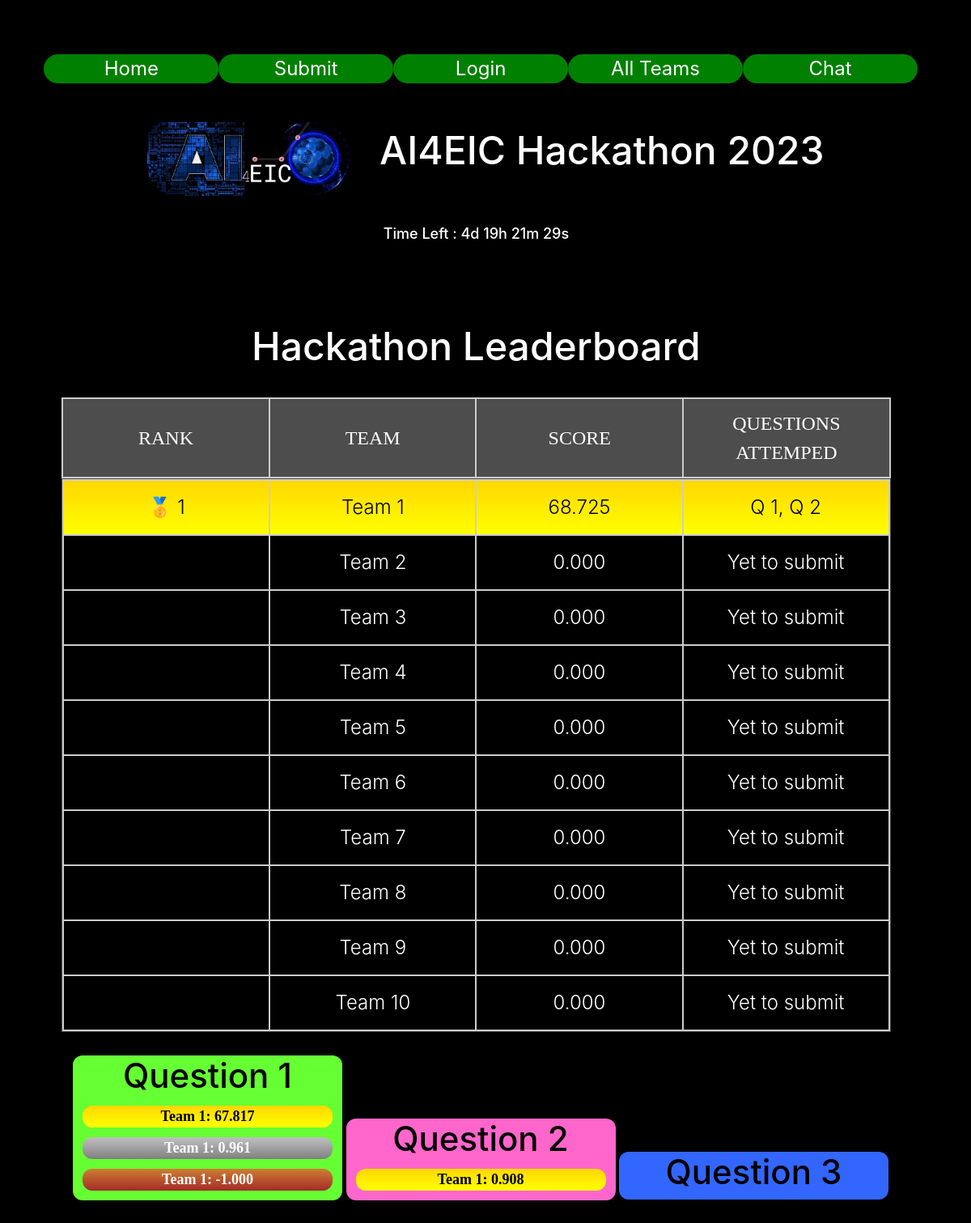
The page /leaderboard on the database as committed earlier.
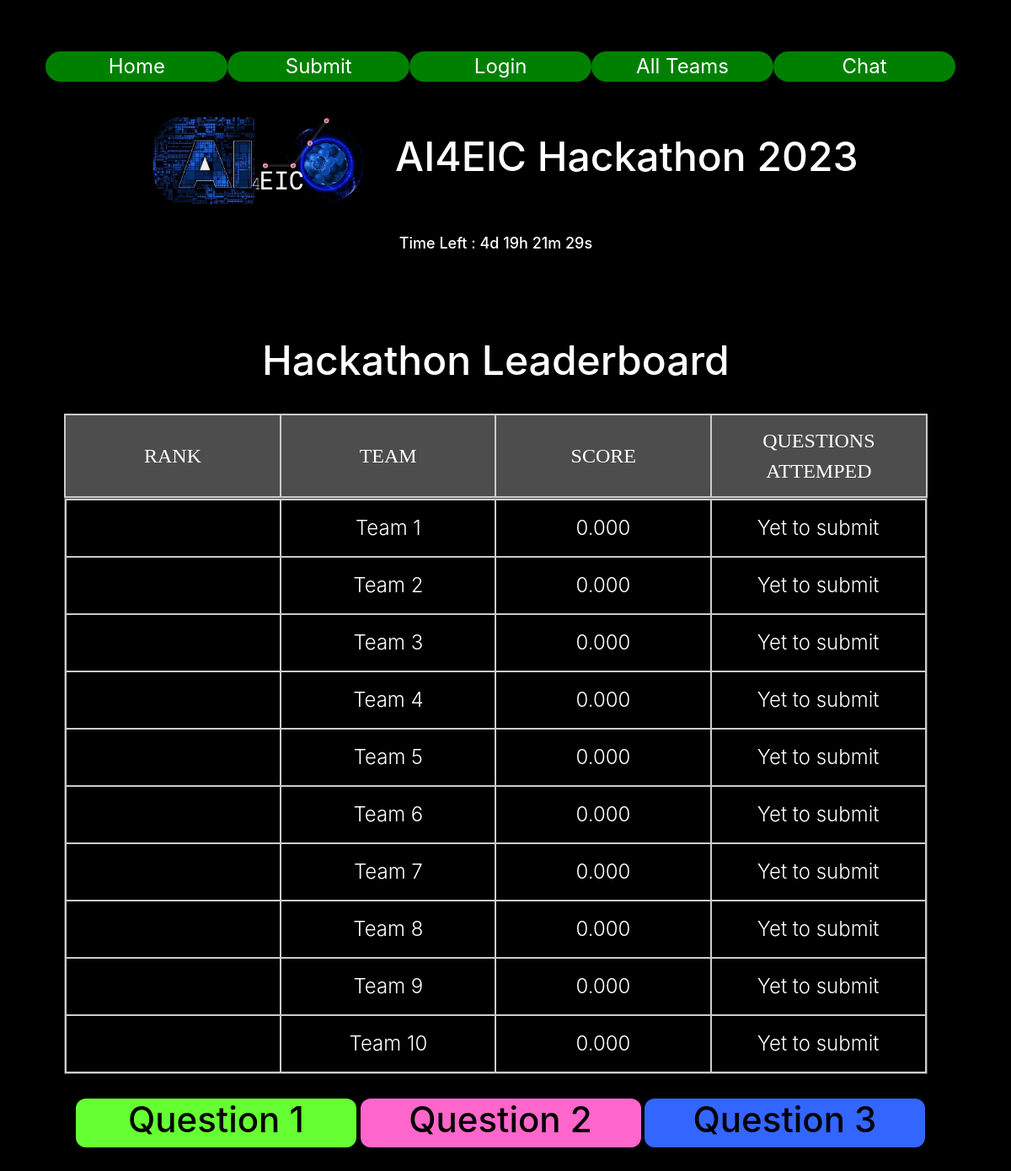
The same page on the database as committed later.
### flask_leaderboard/models.py (models this page shows, shortened)
class Team(db.Model, UserMixin):
    __tablename__ = 'team'
    id = db.Column(db.Integer, primary_key = True)
    name = db.Column(db.String(30),
                     nullable = False,
                     unique = True
                     )
    users = db.relationship('User',
                            backref = 'TEAM_NAME',
                            lazy = True
                            )
    questions = db.relationship('Question',
                                backref = 'Q_TEAM_NAME',
                                lazy = True
                                )
    password = db.Column(db.String(60),
                         unique = False,
                         nullable = False
                         )
    q1_bestscore = db.Column(db.Float, nullable = True, default = 0.0)
    q2_bestscore = db.Column(db.Float, nullable = True, default = 0.0)
    q3_bestscore = db.Column(db.Float, nullable = True, default = 0.0)
    overallscore = db.Column(db.Float, nullable = True, default = 0.0)

class Question(db.Model):
    __tablename__ = 'question'
    id = db.Column(db.Integer, primary_key = True)
    teamname = db.Column(db.String(30),
                         db.ForeignKey('team.name'),
                         nullable = False
                         )
    username = db.Column(db.String(60),
                         db.ForeignKey('user.username'),
                         nullable = False
                         )
    qnumber = db.Column(db.Integer, nullable = False)
    qscore = db.Column(db.Float, unique = False, nullable = False)
    filename = db.Column(db.String(200), nullable = False)
    submit_time = db.Column(db.DateTime,
                            nullable = False,
                            default = datetime.utcnow
                            )
    remarks = db.Column(db.String(300), nullable = False, default = "")

### flask_leaderboard/routes.py (the view)
@app.route("/")
@app.route("/leaderboard")
def leaderboard():
    TeamInfo = Team.query.order_by(Team.overallscore.desc()).all()
    ques_info = dict()
    for T in TeamInfo:
        unique_ques = set([f"Q {q.qnumber}" for q in T.questions])
        if len(unique_ques) == 0:
            ques_info[T.name] = "Yet to submit"
        else:
            ques_info[T.name] = ", ".join(unique_ques)
    ques_dict = dict()
    for qnum in range(1, 4):
        ques_dict[qnum] = Question.query.filter(Question.qnumber == qnum).order_by(Question.qscore.desc()).all()[:3]
    return render_template('leaderboard.html', teaminfo = TeamInfo, ques_info = ques_info, ques_dict = ques_dict, sess_id = session.get("uuid"))

### flask_leaderboard/routes.py (called while the page is built)
@app.before_request
def make_session_permanent():
    session.permanent = False

### flask_leaderboard/templates/leaderboard.html (shortened to what this page needs)
{% extends "layout0.html" %}
{% block content %}
<div class = "container">
<h1 class="glow"> Hackathon Leaderboard</h1>
</div>
<div class="container">
<div class="tbl-header">
  <table cellpadding="0" cellspacing="0" border="0">
    <thead>
      <tr>
        <th>Rank </th>
        <th> Team </th>
        <th> Score </th>
        <th> Questions Attemped </th>
      </tr>
    </thead>
  </table>
</div>
<div class="tbl-content">
  <table cellpadding="0" cellspacing="0" border="0">
    <tbody>
      {% for team in teaminfo %}
      <tr>
      {% if loop.index == 1 and team.overallscore > 0 %}
      <td class = "rank{{loop.index}}">🥇 {{loop.index}}</td>
      <td class = "rank{{loop.index}}">{{team.name}}</td>
      <td class = "rank{{loop.index}}">{{"%.3f"|format(team.overallscore)}}</td>
      <td class = "rank{{loop.index}}">{{ques_info[team.name]}}</td>
      {% elif loop.index == 2 and team.overallscore > 0 %}
      <td class = "rank{{loop.index}}">🥈 {{loop.index}}</td>
      <td class = "rank{{loop.index}}">{{team.name}}</td>
      <td class = "rank{{loop.index}}">{{"%.3f"|format(team.overallscore)}}</td>
      <td class = "rank{{loop.index}}">{{ques_info[team.name]}}</td>
      {% elif loop.index == 3 and team.overallscore > 0 %}
      <td class = "rank{{loop.index}}">🥉 {{loop.index}}</td>
      <td class = "rank{{loop.index}}">{{team.name}}</td>
      <td class = "rank{{loop.index}}">{{"%.3f"|format(team.overallscore)}}</td>
      <td class = "rank{{loop.index}}">{{ques_info[team.name]}}</td>
      {% elif team.overallscore == 0.0 %}
      <td> </td>
      <td>{{team.name}}</td>
      <td>{{"%.3f"|format(team.overallscore)}}</td>
      <td>{{ques_info[team.name]}}</td>
      {% else %}
      <td>{{loop.index}}</td>
      <td>{{team.name}}</td>
      <td>{{"%.3f"|format(team.overallscore)}}</td>
      <td>{{ques_info[team.name]}}</td>
      {% endif %}
      </tr>
      {% endfor %}
    </tbody>
  </table>
</div>
</div>
<br>
<div class = "qboxrow">
  <div class = "q1box">
    <h4 class = "qheader">Question 1</h4>
    {% for ques in ques_dict[1] %}
      <p class = "qbanner rank{{loop.index}}">
        {{ ques.teamname }}: {{ "%.3f"|format(ques.qscore)}}
      </p>
    {% endfor %}
  </div>
  <div class = "q2box">
    <h4 class = "qheader">Question 2</h4>
    {% for ques in ques_dict[2] %}
      <p class = "qbanner rank{{loop.index}}">
        {{ ques.teamname }}: {{ "%.3f"|format(ques.qscore)}}
      </p>
    {% endfor %}
  </div>
  <div class = "q3box">
    <h4 class = "qheader">Question 3</h4>
  </div>
</div>
<br>
{% endblock content %}

### flask_leaderboard/templates/layout0.html (shortened to what this page needs)
<!DOCTYPE html>
<html>
<head>
    <link rel="stylesheet" href="https://maxcdn.bootstrapcdn.com/bootstrap/4.0.0/css/bootstrap.min.css">
    <link rel="stylesheet" href="https://cdnjs.cloudflare.com/ajax/libs/font-awesome/4.7.0/css/font-awesome.min.css">
    <link rel="stylesheet" type="text/css" href="{{ url_for('static', filename='main.css') }}">
    <link rel="stylesheet" type="text/css" href="{{ url_for('static', filename='james.css') }}">
    <link rel="stylesheet" href="https://cdn.jsdelivr.net/simplemde/latest/simplemde.min.css">
</head>
<body>
    <header class="container">
      <nav class="navbar navbar-expand-md fixed-top bg-steel">
        <div class="container" >
              {% if current_user.is_authenticated %}
              <a class="new-navstyle" href="{{ url_for('leaderboard') }}">Home</a>
              <a class="new-navstyle" href="{{ url_for('submit') }}">Submit</a>
              <a class="new-navstyle" href="{{ url_for('logout') }}" onclick="return confirm('Are you sure you want to sign out?')">Logout</a>
              <a class="new-navstyle" href="{{ url_for('allteams') }}">All Teams</a>
              <a class="new-navstyle" href="{{ url_for('current_teamstat') }}">Team Stats</a>
              <a class="new-navstyle" href="{{ url_for('chat', session_id = sess_uuid) }}">Chat</a>
              {% else %}
              <a class="new-navstyle" href="{{ url_for('leaderboard') }}">Home</a>
              <a class="new-navstyle" href="{{ url_for('submit') }}">Submit</a>
              <a class="new-navstyle" href="{{ url_for('login') }}">Login</a>
              <a class="new-navstyle" href="{{ url_for('allteams') }}">All Teams</a>
              <a class="new-navstyle" href="{{ url_for('chat', session_id = sess_uuid) }}">Chat</a>
              {% endif %}
        </div>
      </nav>
      <div class = "container">
            <h1 class="glow" href="eic.ai"> <a href="https://eic.ai">
              <img class="logo-img" src="{{url_for('static', filename='images/ai4eic-logo.png')}}">
            </a>  AI4EIC Hackathon 2023</h1>
            <h2 class="whitecolorh2" id = 'demo'></h2>
      </div>
    </header>
  <br>
    <main role="main" class="container">
          {% block content %}{% endblock %}
    </main>
</body>
</html>

### flask_leaderboard/static/main.css (style rules this page uses)
body { background: black; color: #333333; margin-top: 5rem; width: 100%; }
h1, h2, h3, h4, h5, h6 { color: #444444; text-align: center; }
.bg-steel { background-color: black; height: 10%; width: 100%; }
.container { margin-left: 2%; margin-right: 2%; margin-top: 2%; margin-bottom: 5px; align-content: stretch; overflow: scroll; max-width: 95%; }
.navbar { width: 100%; max-width: 100%; align-items: center; }
.new-navstyle { background: #73AD21; margin-top: 1vw; margin-bottom: 1vw; color: white; background: green; border-radius: 2vw; font-size: 2vw; font-style: normal; text-align: center; width: 20%; height: 5%; transition: 0.2s; }
.logo-img { height: 50%; width: 25%; transition: 0.2s; border-radius: 3vw; margin-left: 2vw; margin-right: 2vw; margin-top: 2vw; margin-bottom: 2vw; }
.glow { font-size:4vw; color: #fff; text-align: center; animation: glow 1s ease-in-out infinite alternate; transition: .2s; margin-left: 1vw; margin-right: 1vw; margin-bottom: 1vw; margin-top: 1vw; }
table { width:100%; table-layout: fixed; align-content: center; margin: auto; }
.tbl-header { background-color: rgba(255,255,255,0.3); width: 100%; max-width: 100%; text-align: center; margin: auto; }
.tbl-content { height:10%; max-width: 100%; overflow-x:auto; border: 1px solid rgba(255,255,255,0.3); margin: auto; }
th { padding: 1vw 1.5vw; font-weight: 500; color: #fff; text-transform: uppercase; font-family: 'Righteous', cursive; font-size: 2vw; font-weight: normal; line-height: 3vw; margin: 1vw 0vw 2vw; text-transform: uppercase; text-shadow: 2px 2px 0 #000, margin: 10px 0 24px; text-align: center; border: 2px solid #ccc; }
td { padding: 15px; text-align: center; vertical-align:middle; font-weight: 300; font-size: 2vw; color: #fff; border-bottom: solid 1px rgba(255,255,255,0.1); border: 2px solid #ccc; }
.whitecolorh2 { color: white; font-size: 1.5vw }
.qboxrow { width: 100%; text-align: center; align-items: center; align-content: center; align-items: center; margin: auto; }
.q1box { width: 30%; height: 100%; border-radius: 1vw; transition: 0.2s; background-color: #66ff33; display: inline-block; }
.q2box { width: 30%; height: 100%; border-radius: 1vw; transition: 0.2s; background-color: #ff66cc; display: inline-block; }
.q3box { width: 30%; height: 100%; border-radius: 1vw; transition: 0.2s; background-color: #3366ff; display: inline-block; }
.qheader { font-size: 3.5vw; color: black; }

Rows that differ between the two databases and show on the page:
removed Question: teamname "Team 1", qscore "67.817", shown under "Question 1"
removed Question: teamname "Team 1", qscore "0.961", shown under "Question 1"
removed Question: teamname "Team 1", qscore "-1.000", shown under "Question 1"
removed Question: teamname "Team 1", qscore "0.908", shown under "Question 2"
changed Team "Team 1": overallscore "68.725" → "0.000"; name "Q 1, Q 2" → "Yet to submit"
